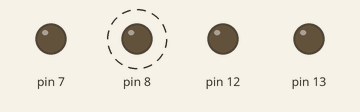
This sketch was run on a simulated Arduino Uno, built with avr-gcc and run on an emulated ATmega328P. Shown: output pins drawn as LEDs (lit = HIGH). Dashed ring = blinking.

Above: at 0.5 s.
Timing chart, 0 to 4.6 s (numbered marks = the images above):
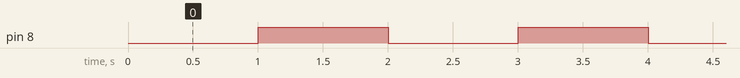

The sketch:

sketch_aug24a.ino
```cpp
void setup() {
  // put your setup code here, to run once:
  pinMode(8,OUTPUT);
  pinMode(7,OUTPUT);
  pinMode(12,OUTPUT);
  pinMode(13,OUTPUT);
}

int timeout = 1000;
//8   = x0
//13  = x1
//7   = x2
//12  = x3

void loop() {
  // put your main code here, to run repeatedly:
  digitalWrite(8,LOW);
  digitalWrite(7,LOW);
  digitalWrite(12,LOW);
  digitalWrite(13,LOW);
  delay(timeout);
  digitalWrite(8,HIGH);
  digitalWrite(7,LOW);
  digitalWrite(12,LOW);
  digitalWrite(13,LOW);
  delay(timeout);
}
```

Measured:
- by itself, pin 8: alternates HIGH for 1.0 s and LOW for 1.0 s
